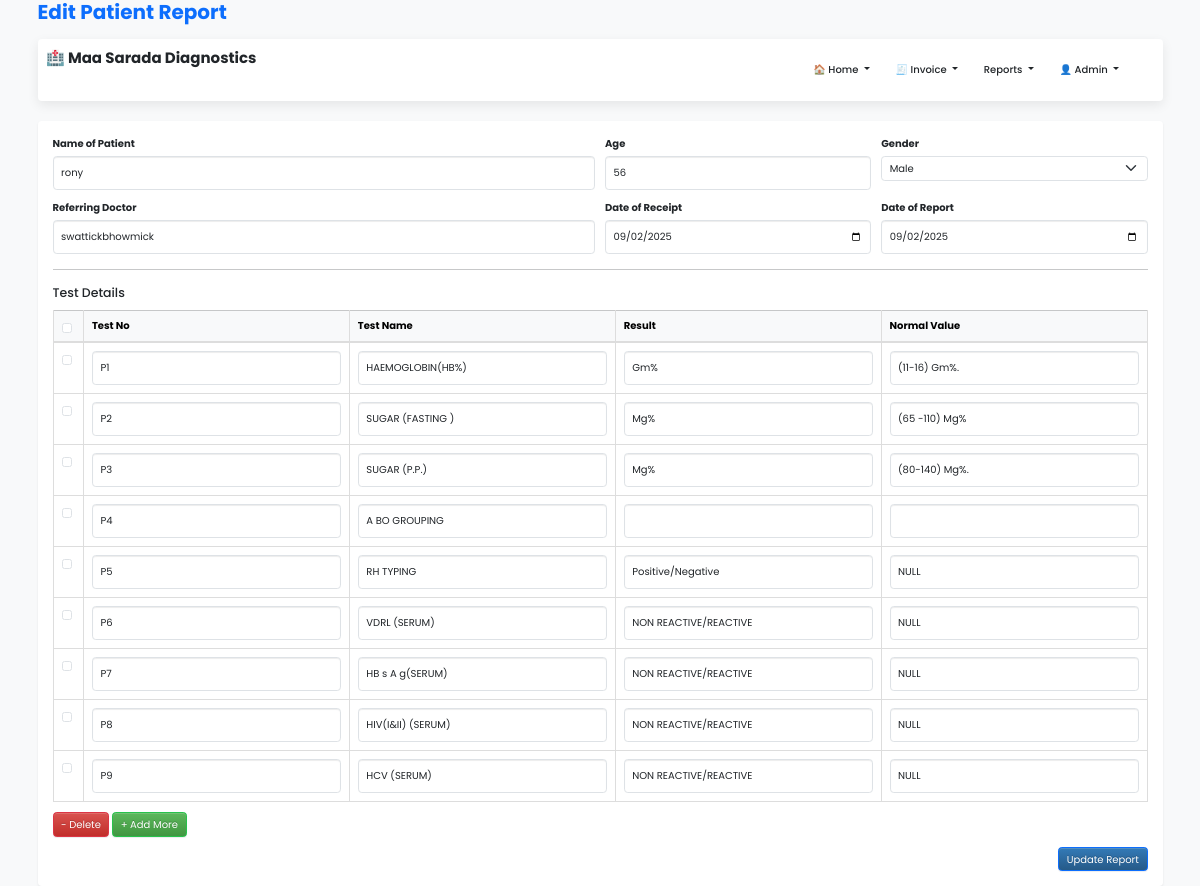
/edit_report.php?update_id=176 (signed in), run on the app's committed database.
### tables this page shows
CREATE TABLE `report` (
  `id` int(11) NOT NULL,
  `user_id` varchar(255) NOT NULL,
  `clientName` varchar(30) NOT NULL,
  `age` int(11) NOT NULL,
  `sex` varchar(20) NOT NULL,
  `reffering_doctor` varchar(100) NOT NULL,
  `date_of_recipt` date NOT NULL,
  `date_of_report` date NOT NULL,
  `delete_status` int(11) NOT NULL,
  `invoice` int(11) NOT NULL,
  `reportNo` varchar(255) DEFAULT NULL
);

CREATE TABLE `report_item` (
  `test_name` varchar(255) NOT NULL,
  `result` varchar(255) NOT NULL,
  `normal_value` varchar(255) NOT NULL,
  `report_item_id` varchar(255) NOT NULL,
  `id` int(11) NOT NULL,
  `report_no` varchar(255) NOT NULL,
  `EXAMINATION_name` varchar(255) DEFAULT NULL,
  `extrafield` varchar(255) DEFAULT NULL,
  `mainexamination` varchar(255) DEFAULT NULL
);

### report.php (called while the page is built, shortened)
<?php
class report
{
	private $host  = 'localhost';
	private $user  = 'root';
	private $password   = "";
	private $database  = "LabReport";
	private $reportTable = 'report';
	private $reportitemTable = 'report_item';
	public $dbConnect = false;
	public function __construct()
	{
		if (!$this->dbConnect) {
			$conn = new mysqli($this->host, $this->user, $this->password, $this->database);
			if ($conn->connect_error) {
				die("Error failed to connect to MySQL: " . $conn->connect_error);
			} else {
				$this->dbConnect = $conn;
			}
		}
	}
	private function getData($sqlQuery)
	{
		$result = mysqli_query($this->dbConnect, $sqlQuery);
		$data = array();
		while ($row = mysqli_fetch_array($result, MYSQLI_ASSOC)) {
			$data[] = $row;
		}
		return $data;
	}
	public function getreport($reportID)
	{
		$sqlQuery = "
			SELECT * FROM " . $this->reportTable . "
			WHERE user_id = '" . $_SESSION['userid'] . "' AND id = '$reportID'";
		$result = mysqli_query($this->dbConnect, $sqlQuery);
		$row = mysqli_fetch_array($result, MYSQLI_ASSOC);
		return $row;
	}
	public function getreportItems($reportID)
	{
		$sqlQuery = "
			SELECT * FROM " . $this->reportitemTable . "
			WHERE report_item_id = '" . $reportID . "'";
		return  $this->getData($sqlQuery);
	}
}

### edit_report.php (the view, shortened to what this page needs)
<?php
include('inc/header.php');
include 'Report.php';
$report = new report();
$report->checkLoggedIn();
if (!empty($_GET['update_id']) && $_GET['update_id']) {
    $reportValues = $report->getReport($_GET['update_id']);
    $reportItems = $report->getReportItems($_GET['update_id']);
}
?>
<link href="https://cdn.jsdelivr.net/npm/bootstrap@5.3.0/dist/css/bootstrap.min.css" rel="stylesheet">
<link href="css/style.css" rel="stylesheet">
<?php include('inc/container.php');?>
<div class="container py-5">
    <h2 class="mb-4 text-primary fw-bold">Edit Patient Report</h2>
    <?php include('menu.php'); ?>
    <form method="post" id="report-form" class="bg-white p-4 shadow-sm rounded">
        <div class="row g-3">
            <div class="col-md-6">
                <label class="form-label">Name of Patient</label>
                <input type="text" name="clientName" class="form-control" required value="<?php echo $reportValues['clientName']; ?>">
            </div>
            <div class="col-md-3">
                <label class="form-label">Age</label>
                <input type="text" name="age" class="form-control" required value="<?php echo $reportValues['age']; ?>">
            </div>
            <div class="col-md-3">
                <label class="form-label">Gender</label>
                <select name="sex" class="form-select">
                    <option value="Male" <?php if($reportValues['sex']=="Male") echo "selected"; ?>>Male</option>
                </select>
            </div>
            <div class="col-md-6">
                <label class="form-label">Referring Doctor</label>
                <input type="text" name="reffering_doctor" class="form-control" value="<?php echo $reportValues['reffering_doctor']; ?>">
            </div>
            <div class="col-md-3">
                <label class="form-label">Date of Receipt</label>
                <input type="date" name="date_of_recipt" class="form-control" value="<?php echo $reportValues['date_of_recipt']; ?>">
            </div>
            <div class="col-md-3">
                <label class="form-label">Date of Report</label>
                <input type="date" name="date_of_report" class="form-control" value="<?php echo $reportValues['date_of_report']; ?>">
            </div>
        </div>
        <hr class="my-4">
        <h5 class="mb-3">Test Details</h5>
        <table class="table table-bordered" id="reportItem">
            <thead class="table-light">
                <tr>
                    <th><input id="checkAll" class="form-check-input" type="checkbox"></th>
                    <th>Test No</th>
                    <th>Test Name</th>
                    <th>Result</th>
                    <th>Normal Value</th>
                </tr>
            </thead>
            <tbody>
                <?php
                foreach($reportItems as $reportItem){
                    echo '
                    <tr>
                        <td><input class="itemRow form-check-input" type="checkbox"></td>
                        <td><input type="text" name="productCode[]" value="'.$reportItem["report_no"].'" class="form-control"></td>
                        <td><input type="text" name="test_name[]" value="'.$reportItem["test_name"].'" class="form-control"></td>
                        <td><input type="text" name="result[]" value="'.$reportItem["result"].'" class="form-control"></td>
                        <td><input type="text" name="normal_value[]" value="'.$reportItem["normal_value"].'" class="form-control"></td>
                        <td class="hidden"><input type="hidden" name="itemId[]" value="'.$reportItem['report_item_id'].'"></td>
                        <td class="hidden"><input type="hidden" name="EXAMINATION_name[]" class="form-control" value="'.$reportItem['EXAMINATION_name'].'"></td>
                        <td style="display:none;"><input type="text" name="extrafield[]" class="form-control" value="'.$reportItem['extrafield'].'"></td>
                        <td style="display:none;"><input type="text" name="mainexamination[]" class="form-control" value="'.$reportItem['mainexamination'].'"></td>
                    </tr>';
                }
                ?>
            </tbody>
        </table>
        <div class="mb-3">
            <button type="button" class="btn btn-danger" id="removeRows">- Delete</button>
            <button type="button" class="btn btn-success" id="addRows">+ Add More</button>
        </div>
        <div class="text-end">
            <button type="submit" name="report_btn" class="btn btn-primary">Update Report</button>
        </div>
    </form>
</div>

### css/style.css (style rules this page uses)
html { background-color1: #f0f3f4; position: relative; min-height: 100%; }
body { background-color: transparent; color: #58666e; font-family: "Source Sans Pro","Helvetica Neue",Helvetica,Arial,sans-serif; font-size: 14px; line-height: 1.42857; }
.btn-success, .panel-success { background-color: #27c24c !important; border-color: #27c24c !important; color: #fff !important; }
.btn-primary, .panel-primary { border-color: #7266ba; color: #fff !important; }
.btn-danger, .panel-danger { background-color: #f05050; border-color: #f05050; color: #fff !important; }

### menu.php (style rules this page uses)
body { font-family: 'Poppins', sans-serif; background-color: #f8f9fa; }

### data on the page
report: clientName "rony", age "56", sex "Male", reffering_doctor "swattickbhowmick", date_of_recipt "09/02/2025", date_of_report "09/02/2025"
report_item: report_no "P1", test_name "HAEMOGLOBIN(HB%)", result "Gm%", normal_value "(11-16) Gm%."
report_item: report_no "P2", test_name "SUGAR (FASTING )", result "Mg%", normal_value "(65 -110) Mg%"
report_item: report_no "P3", test_name "SUGAR (P.P.)", result "Mg%", normal_value "(80-140) Mg%."
report_item: report_no "P4", test_name "A BO GROUPING"
report_item: report_no "P5", test_name "RH TYPING", result "Positive/Negative", normal_value "NULL"
report_item: report_no "P6", test_name "VDRL (SERUM)", result "NON REACTIVE/REACTIVE", normal_value "NULL"
report_item: report_no "P7", test_name "HB s A g(SERUM)", result "NON REACTIVE/REACTIVE", normal_value "NULL"
report_item: report_no "P8", test_name "HIV(I&II) (SERUM)", result "NON REACTIVE/REACTIVE", normal_value "NULL"
report_item: report_no "P9", test_name "HCV (SERUM)", result "NON REACTIVE/REACTIVE", normal_value "NULL"

### other printed values
$_SESSION['user'] "Admin"
